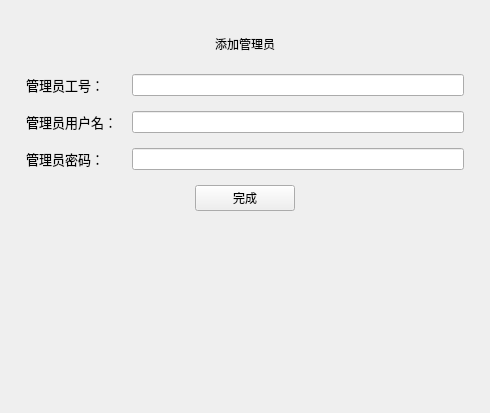
<?xml version="1.0" encoding="UTF-8"?>
<ui version="4.0">
 <class>SuperadminAddAdmin</class>
 <widget class="QWidget" name="SuperadminAddAdmin">
  <property name="geometry">
   <rect>
    <x>0</x>
    <y>0</y>
    <width>490</width>
    <height>413</height>
   </rect>
  </property>
  <property name="windowTitle">
   <string>添加管理员</string>
  </property>
  <layout class="QHBoxLayout" name="horizontalLayout">
   <property name="topMargin">
    <number>35</number>
   </property>
   <item>
    <layout class="QVBoxLayout" name="verticalLayout_2">
     <item>
      <widget class="TitleLabel" name="TitleLabel">
       <property name="text">
        <string>添加管理员</string>
       </property>
       <property name="alignment">
        <set>Qt::AlignCenter</set>
       </property>
      </widget>
     </item>
     <item>
      <widget class="CardWidget" name="CardWidget">
       <layout class="QVBoxLayout" name="verticalLayout">
        <property name="spacing">
         <number>15</number>
        </property>
        <property name="leftMargin">
         <number>15</number>
        </property>
        <property name="topMargin">
         <number>15</number>
        </property>
        <property name="rightMargin">
         <number>15</number>
        </property>
        <property name="bottomMargin">
         <number>15</number>
        </property>
        <item>
         <layout class="QHBoxLayout" name="horizontalLayout_4">
          <item>
           <layout class="QVBoxLayout" name="verticalLayout_7">
            <item>
             <widget class="QLabel" name="label_11">
              <property name="font">
               <font>
                <family>Microsoft YaHei</family>
                <pointsize>10</pointsize>
                <bold>false</bold>
               </font>
              </property>
              <property name="text">
               <string>管理员工号：</string>
              </property>
             </widget>
            </item>
            <item>
             <widget class="QLabel" name="label_12">
              <property name="font">
               <font>
                <family>Microsoft YaHei</family>
                <pointsize>10</pointsize>
                <bold>false</bold>
               </font>
              </property>
              <property name="text">
               <string>管理员用户名：</string>
              </property>
             </widget>
            </item>
            <item>
             <widget class="QLabel" name="label_13">
              <property name="font">
               <font>
                <family>Microsoft YaHei</family>
                <pointsize>10</pointsize>
                <bold>false</bold>
               </font>
              </property>
              <property name="text">
               <string>管理员密码：</string>
              </property>
             </widget>
            </item>
           </layout>
          </item>
          <item>
           <layout class="QVBoxLayout" name="verticalLayout_8">
            <item>
             <widget class="LineEdit" name="adminId"/>
            </item>
            <item>
             <widget class="LineEdit" name="adminName"/>
            </item>
            <item>
             <widget class="LineEdit" name="adminPassword"/>
            </item>
            <item>
             <layout class="QHBoxLayout" name="horizontalLayout_5"/>
            </item>
           </layout>
          </item>
         </layout>
        </item>
        <item>
         <layout class="QHBoxLayout" name="horizontalLayout_7" stretch="0,0,0">
          <item>
           <spacer name="horizontalSpacer">
            <property name="orientation">
             <enum>Qt::Horizontal</enum>
            </property>
            <property name="sizeHint" stdset="0">
             <size>
              <width>40</width>
              <height>20</height>
             </size>
            </property>
           </spacer>
          </item>
          <item>
           <widget class="PrimaryPushButton" name="finshButton">
            <property name="sizePolicy">
             <sizepolicy hsizetype="Minimum" vsizetype="Fixed">
              <horstretch>2</horstretch>
              <verstretch>0</verstretch>
             </sizepolicy>
            </property>
            <property name="maximumSize">
             <size>
              <width>100</width>
              <height>16777215</height>
             </size>
            </property>
            <property name="text">
             <string>完成</string>
            </property>
           </widget>
          </item>
          <item>
           <spacer name="horizontalSpacer_4">
            <property name="orientation">
             <enum>Qt::Horizontal</enum>
            </property>
            <property name="sizeHint" stdset="0">
             <size>
              <width>40</width>
              <height>20</height>
             </size>
            </property>
           </spacer>
          </item>
         </layout>
        </item>
       </layout>
      </widget>
     </item>
     <item>
      <spacer name="verticalSpacer">
       <property name="orientation">
        <enum>Qt::Vertical</enum>
       </property>
       <property name="sizeHint" stdset="0">
        <size>
         <width>20</width>
         <height>40</height>
        </size>
       </property>
      </spacer>
     </item>
    </layout>
   </item>
  </layout>
 </widget>
 <customwidgets>
  <customwidget>
   <class>PushButton</class>
   <extends>QPushButton</extends>
   <header>qfluentwidgets</header>
  </customwidget>
  <customwidget>
   <class>PrimaryPushButton</class>
   <extends>PushButton</extends>
   <header>qfluentwidgets</header>
  </customwidget>
  <customwidget>
   <class>CardWidget</class>
   <extends>QFrame</extends>
   <header>qfluentwidgets</header>
   <container>1</container>
  </customwidget>
  <customwidget>
   <class>TitleLabel</class>
   <extends>QLabel</extends>
   <header>qfluentwidgets</header>
  </customwidget>
  <customwidget>
   <class>LineEdit</class>
   <extends>QLineEdit</extends>
   <header>qfluentwidgets</header>
  </customwidget>
 </customwidgets>
 <resources/>
 <connections/>
</ui>
